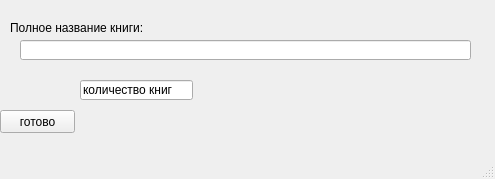
<?xml version="1.0" encoding="UTF-8"?>
<ui version="4.0">
 <class>MainWindow</class>
 <widget class="QMainWindow" name="MainWindow">
  <property name="geometry">
   <rect>
    <x>0</x>
    <y>0</y>
    <width>495</width>
    <height>179</height>
   </rect>
  </property>
  <property name="windowTitle">
   <string>MainWindow</string>
  </property>
  <widget class="QWidget" name="centralwidget">
   <widget class="QLabel" name="label">
    <property name="geometry">
     <rect>
      <x>10</x>
      <y>20</y>
      <width>141</width>
      <height>16</height>
     </rect>
    </property>
    <property name="text">
     <string>&lt;html&gt;&lt;head/&gt;&lt;body&gt;&lt;p&gt;Полное название книги:&lt;/p&gt;&lt;/body&gt;&lt;/html&gt;</string>
    </property>
   </widget>
   <widget class="QLineEdit" name="lineEdit">
    <property name="geometry">
     <rect>
      <x>20</x>
      <y>40</y>
      <width>451</width>
      <height>20</height>
     </rect>
    </property>
   </widget>
   <widget class="QPushButton" name="pushButton">
    <property name="geometry">
     <rect>
      <x>0</x>
      <y>110</y>
      <width>75</width>
      <height>23</height>
     </rect>
    </property>
    <property name="text">
     <string>готово</string>
    </property>
   </widget>
   <widget class="QLineEdit" name="lineEdit_2">
    <property name="geometry">
     <rect>
      <x>80</x>
      <y>80</y>
      <width>113</width>
      <height>20</height>
     </rect>
    </property>
    <property name="text">
     <string>количество книг</string>
    </property>
   </widget>
  </widget>
  <widget class="QMenuBar" name="menubar">
   <property name="geometry">
    <rect>
     <x>0</x>
     <y>0</y>
     <width>495</width>
     <height>21</height>
    </rect>
   </property>
  </widget>
  <widget class="QStatusBar" name="statusbar"/>
 </widget>
 <resources/>
 <connections/>
</ui>
